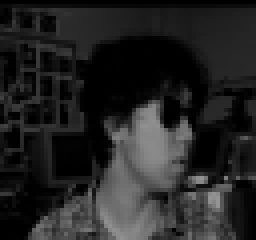
#> input picture faces/an2i/an2i_left_angry_sunglasses_2.pgm, 64 x 60 px (shown 4 times larger); its folder holds 3 pictures in this run
$ python train_classifiers.py
#> lines starting #> are read from the running program, lines starting #| are printed output that depends on the picture
import os
import urllib.request
import tarfile
import numpy as np
from sklearn.model_selection import train_test_split
from skimage.io import imread_collection
from skimage.transform import resize
from sklearn.svm import SVC
from sklearn.neural_network import MLPClassifier
from sklearn.tree import DecisionTreeClassifier
from sklearn.metrics import accuracy_score
import joblib

# Download and extract the dataset from this given url
url = "https://archive.ics.uci.edu/ml/machine-learning-databases/faces-mld/faces.tar.gz"
dataset_path = "faces.tar.gz"
data_dir = "faces"

if not os.path.exists(data_dir):
    urllib.request.urlretrieve(url, dataset_path)
    with tarfile.open(dataset_path) as tar:
        tar.extractall()


# Function to recursively find PGM files in directories
def find_pgm_files(directory):
#> called with directory = 'faces'
    pgm_files = []
    for root, dirs, files in os.walk(directory):
        for file in files:
            if file.endswith(".pgm"):
                pgm_files.append(os.path.join(root, file))
    return pgm_files


# Find PGM image files
image_files = find_pgm_files(data_dir)
print(f"PGM image files: {image_files}")

# Load the images using skimage's imread_collection
images = imread_collection(image_files)
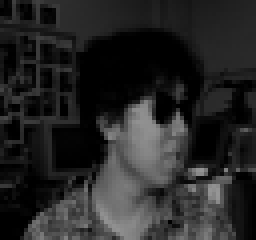
#> input picture faces/an2i/an2i_left_happy_sunglasses_2.pgm, 64 x 60 px (shown 4 times larger)
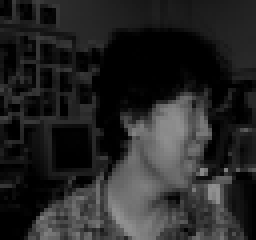
#> input picture faces/an2i/an2i_left_happy_open_2.pgm, 64 x 60 px (shown 4 times larger)
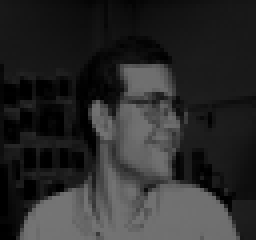
#> input picture faces/at33/at33_left_happy_open_2.pgm, 64 x 60 px (shown 4 times larger)
#> images = 4 items

# Preprocess the images and labels
image_list = []
labels = []

for i, image in enumerate(images):
    image_resized = resize(image, (32, 32), anti_aliasing=True).flatten()  # Resize and flatten the image
    image_list.append(image_resized)

    parts = os.path.basename(image_files[i]).split('.')[0].split('_')
    head_position = parts[1]
    expression = parts[2]
    eye_state = parts[3]
    labels.append([head_position, expression, eye_state])
#> this loop made 4 passes
#> (expression, eye_state) on passes 1 to 4: ('angry', 'sunglasses'), ('happy', 'sunglasses'), ('happy', 'open'), ('happy', 'open')
#> after the loop, image_list = 4 items; labels = [['left', 'angry', 'sunglasses'], ['left', 'happy', 'sunglasses'], ['left', 'happy', 'open'], ['left', 'happy', 'open']]

# Convert to numpy arrays
images = np.array(image_list)
labels = np.array(labels)

# Debug prints
print(f"Images array shape: {images.shape}")
#| Images array shape: (4, 1024)
print(f"Labels array shape: {labels.shape}")
#| Labels array shape: (4, 3)

# One-hot encoding the labels
head_positions = ['straight', 'left', 'right', 'up']
expressions = ['neutral', 'happy', 'sad', 'angry']
eye_states = ['sunglasses', 'open']

# Create dictionaries to map labels to integer values
head_positions_dict = {label: i for i, label in enumerate(head_positions)}
#> head_positions_dict = {'straight': 0, 'left': 1, 'right': 2, 'up': 3}
expressions_dict = {label: i + len(head_positions) for i, label in enumerate(expressions)}
#> expressions_dict = {'neutral': 4, 'happy': 5, 'sad': 6, 'angry': 7}
eye_states_dict = {label: i + len(head_positions) + len(expressions) for i, label in enumerate(eye_states)}
#> eye_states_dict = {'sunglasses': 8, 'open': 9}

# Convert labels to integer values
labels_int = np.zeros((labels.shape[0],), dtype=int)
#> labels_int = [0, 0, 0, 0]
for i, label in enumerate(labels):
    head_pos_int = head_positions_dict[label[0]]
    expression_int = expressions_dict[label[1]]
    eye_state_int = eye_states_dict[label[2]]
    labels_int[i] = head_pos_int * len(expressions) * len(eye_states) + expression_int * len(eye_states) + eye_state_int
#> this loop made 4 passes
#> (expression_int, eye_state_int) on passes 1 to 4: (7, 8), (5, 8), (5, 9), (5, 9)
#> after the loop, labels_int = [30, 26, 27, 27]

# Debug prints
print("\nLabels as integers:")
print("Shape:", labels_int.shape)
#| Shape: (4,)
print("Unique labels:", np.unique(labels_int))
#| Unique labels: [26 27 30]

# Split the data into training and testing sets
X_train, X_test, y_train, y_test = train_test_split(images, labels_int, test_size=0.2, random_state=42)
#> y_train = [27, 30, 27]; y_test = [26]

print("\nAfter split:")
print("y_train shape:", y_train.shape)
#| y_train shape: (3,)
print("Unique labels in y_train:", np.unique(y_train))
#| Unique labels in y_train: [27 30]
print("y_test shape:", y_test.shape)
#| y_test shape: (1,)
print("Unique labels in y_test:", np.unique(y_test))
#| Unique labels in y_test: [26]

# Train an SVM
svm_clf = SVC(kernel='rbf')
svm_clf.fit(X_train, y_train)

# Train a Multilayer Perceptron
mlp_clf = MLPClassifier(hidden_layer_sizes=(100,), max_iter=500)
mlp_clf.fit(X_train, y_train)

# Train a Decision Tree
dt_clf = DecisionTreeClassifier()
dt_clf.fit(X_train, y_train)

# Evaluate the models
svm_pred = svm_clf.predict(X_test)
#> svm_pred = [27]
mlp_pred = mlp_clf.predict(X_test)
#> mlp_pred = [30]
dt_pred = dt_clf.predict(X_test)
#> dt_pred = [27]

print("SVM Accuracy:", accuracy_score(y_test, svm_pred))
#| SVM Accuracy: 0.0
print("MLP Accuracy:", accuracy_score(y_test, mlp_pred))
#| MLP Accuracy: 0.0
print("Decision Tree Accuracy:", accuracy_score(y_test, dt_pred))
#| Decision Tree Accuracy: 0.0

# Save the models
joblib.dump(svm_clf, 'svm_model.pkl')
joblib.dump(mlp_clf, 'mlp_model.pkl')
joblib.dump(dt_clf, 'dt_model.pkl')
